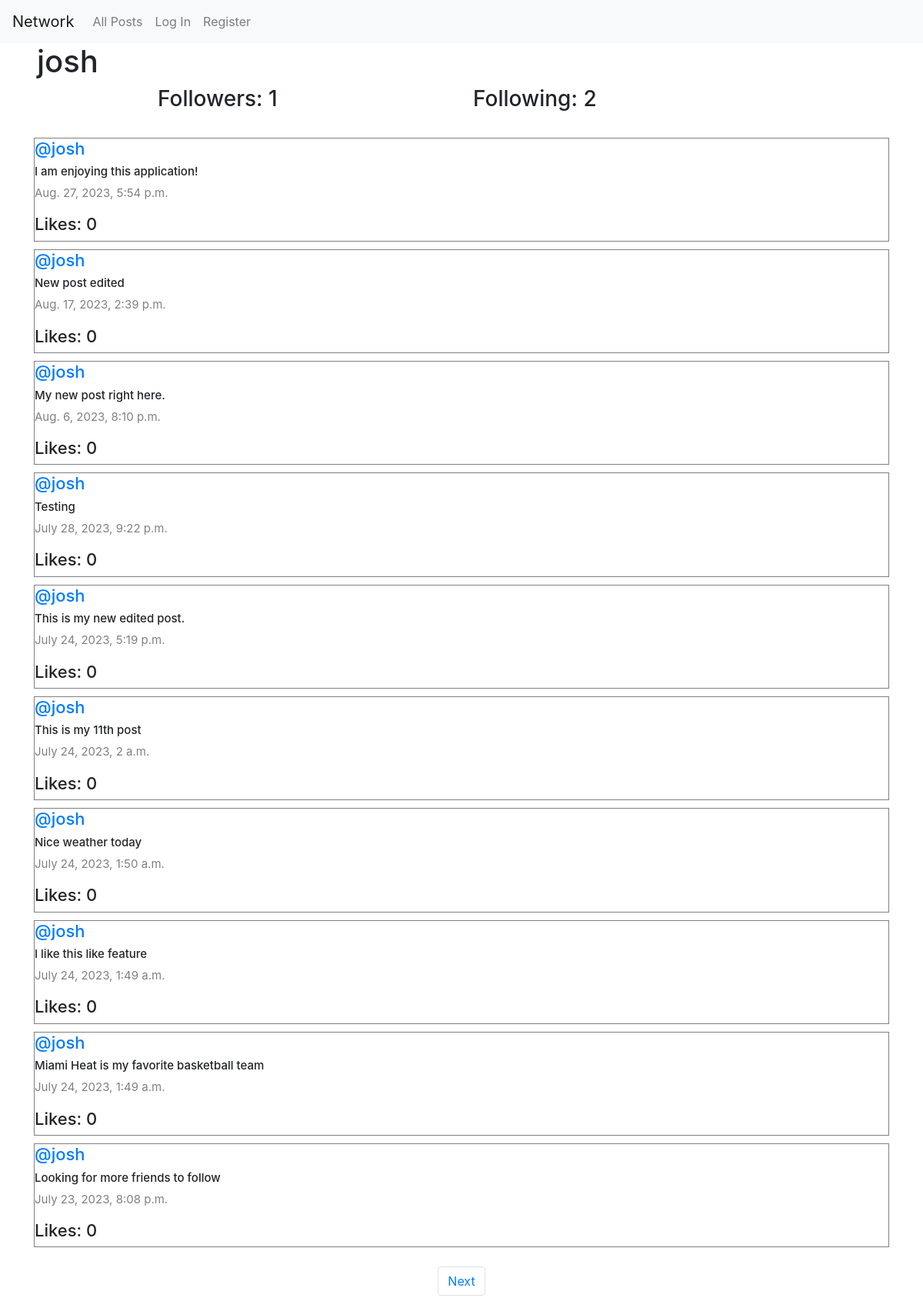
The app's page /profile/1 with its own data.
### network/models.py (models this page shows, shortened)
class User(AbstractUser):
    pass

class Post(models.Model):
    content = models.CharField(max_length=140)
    user = models.ForeignKey(User, on_delete=models.CASCADE, related_name="author")
    date = models.DateTimeField(auto_now_add=True)
    def likes_count(self):
        return self.post_like.count()

### network/views.py (the view)
# urls.py: path("profile/<int:user_id>", views.profile, name="profile"),
def profile(request, user_id):
    try:
        user = User.objects.get(pk=user_id)
        all_posts = Post.objects.filter(user=user).order_by("id").reverse()
        following = Follow.objects.filter(user=user)
        followers = Follow.objects.filter(user_follower=user)
    except ObjectDoesNotExist:
        return JsonResponse({'error': 'The object you are looking for does not exist.'}, status=404)
    try:
        check_if_following = followers.filter(user=User.objects.get(pk=request.user.id))
        if len(check_if_following) != 0:
            is_following = True
        else:
            is_following = False
    except:
        is_following = False
    paginator = Paginator(all_posts, 10)
    page_number = request.GET.get('page')
    posts_of_the_page = paginator.get_page(page_number)
    all_likes = Like.objects.all()
    posts_user_liked = []
    try:
        for like in all_likes:
            if like.user.id == request.user.id:
                posts_user_liked.append(like.post.id)
    except:
        posts_user_liked = []
    return render(request, "network/profile.html", {
        "posts_of_the_page": posts_of_the_page,
        "username" : user.username,
        "following": following,
        "followers": followers,
        "is_following": is_following,
        "user_profile": user,
        "posts_user_liked": posts_user_liked
    })

### network/templates/network/profile.html (shortened to what this page needs)
{% extends "network/layout.html" %}
{% block body %}
    <h1 class="mx-5">{{ username }}</h1>
    <div class="cotainer">
        <div class="row d-flex justify-content-center">
            <h3 class="col-4">Followers: {{ followers.count }}</h3>
            <h3 class="col-4">Following: {{ following.count }}</h3>
        </div>
    </div>
    <div class="all-posts mx-4">
        {% for post in posts_of_the_page %}
            <div class="row post">
                <h5 class="username"><a href="{% url 'profile' user_id=post.user.id %}">@{{ post.user }}</a></h5>
                <h6 class="content" id="content_{{ post.id }}">{{ post.content }}</h6>
                <p class="date">{{ post.date }}</p>
                <h5 class="likes" id="like-count-{{ post.id }}">Likes: {{ post.likes_count }}</h5>
            </div>
        {% endfor %}
    </div>
    <nav aria-label="Page navigation example">
        <ul class="pagination d-flex justify-content-center">
            {% if posts_of_the_page.has_next %}
                <li class="page-item"><a class="page-link" href="?page={{ posts_of_the_page.next_page_number }}">Next</a></li>
            {% endif %}
        </ul>
      </nav>
{% endblock %}

### network/static/network/styles.css (style rules this page uses)
.all-posts { display: flex; flex-direction: column; justify-content: flex-start; margin: 20px; }
.post { border: 0.1px solid gray; display: flex; justify-content: center; flex-direction: column; box-sizing: border-box; margin: 5px 20px; }
.content { font-size: 15px; }
.username { font-size: 22px; }
.date { color: gray; font-size: 15px; }
.likes { font-size: 22px; }

### records on screen
User: username "josh"
Post: user "josh", content "I am enjoying this application!", date "Aug. 27, 2023, 5:54 p.m.", likes_count "0"
Post: user "josh", content "New post edited", date "Aug. 17, 2023, 2:39 p.m.", likes_count "0"
Post: user "josh", content "My new post right here.", date "Aug. 6, 2023, 8:10 p.m.", likes_count "0"
Post: user "josh", content "Testing", date "July 28, 2023, 9:22 p.m.", likes_count "0"
Post: user "josh", content "This is my new edited post.", date "July 24, 2023, 5:19 p.m.", likes_count "0"
Post: user "josh", content "This is my 11th post", date "July 24, 2023, 2 a.m.", likes_count "0"
Post: user "josh", content "Nice weather today", date "July 24, 2023, 1:50 a.m.", likes_count "0"
Post: user "josh", content "I like this like feature", date "July 24, 2023, 1:49 a.m.", likes_count "0"
Post: user "josh", content "Miami Heat is my favorite basketball team", date "July 24, 2023, 1:49 a.m.", likes_count "0"
Post: user "josh", content "Looking for more friends to follow", date "July 23, 2023, 8:08 p.m.", likes_count "0"

### other values on screen
{{ followers.count }} "1"
{{ following.count }} "2"
